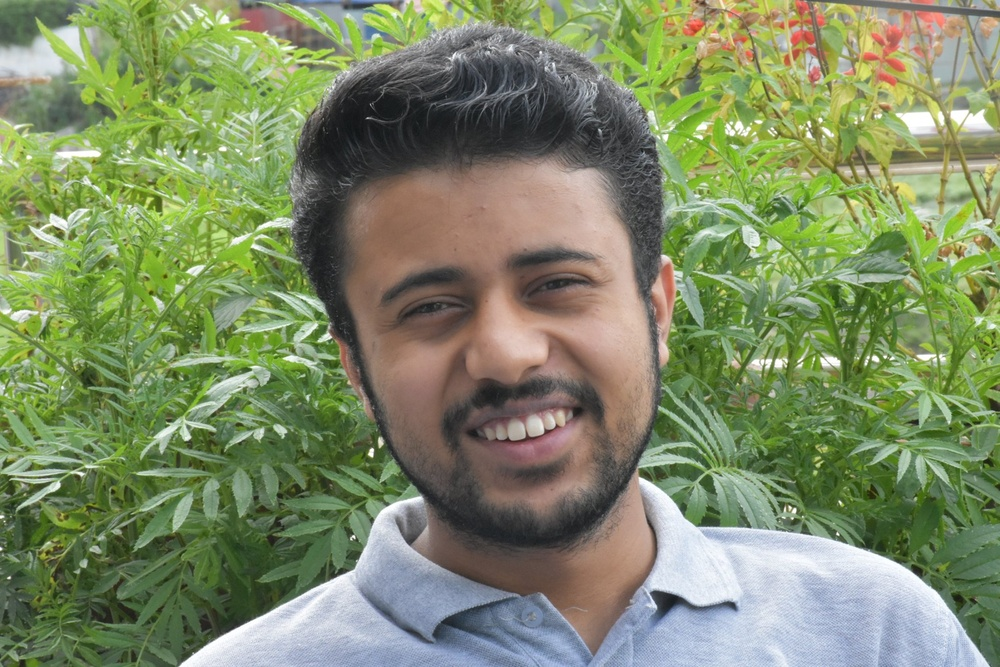
#> input picture photo.jpg, 1000 x 667 px, shrunk from 2048 x 1365 before the run, given in place of the camera
$ python objectDetection.py
#> lines starting #> are read from the running program, lines starting #| are printed output that depends on the picture; after the words box and inside, x2 and y2 are one past the last pixel; in counts of white or black regions, pixels touching at a corner belong together
import cv2 as cv
import numpy as np

cap = cv.VideoCapture(0)
cv.namedWindow("Tackbars")

def nothing(x):
    print(x)

cv.createTrackbar("L_H","Tackbars",0,179,nothing)
#> slider 'L_H' is set to 35
cv.createTrackbar("L_S","Tackbars",0,255,nothing)
#> slider 'L_S' is set to 51
cv.createTrackbar("L_V","Tackbars",0,255,nothing)
#> slider 'L_V' is set to 51
cv.createTrackbar("U_H","Tackbars",179,179,nothing)
cv.createTrackbar("U_S","Tackbars",255,255,nothing)
cv.createTrackbar("U_V","Tackbars",255,255,nothing)

while True:
    ret , frame = cap.read()
#> frame is the input picture: shape (667, 1000, 3); mean B, G, R 102.3, 139.5, 127.2

    hsv = cv.cvtColor(frame,cv.COLOR_BGR2HSV);
#> hsv: shape (667, 1000, 3); mean H, S, V 50.9, 84.8, 147

    l_h = cv.getTrackbarPos("L_H","Tackbars")
    l_s = cv.getTrackbarPos("L_S","Tackbars")
    l_v = cv.getTrackbarPos("L_V","Tackbars")
    u_h = cv.getTrackbarPos("U_H","Tackbars")
    u_s = cv.getTrackbarPos("U_S","Tackbars")
    u_v = cv.getTrackbarPos("U_V","Tackbars")

    l_b = np.array([l_h,l_s,l_v])
    u_b = np.array([u_h,u_s,u_v])

    edges = cv.inRange(hsv,l_b,u_b)
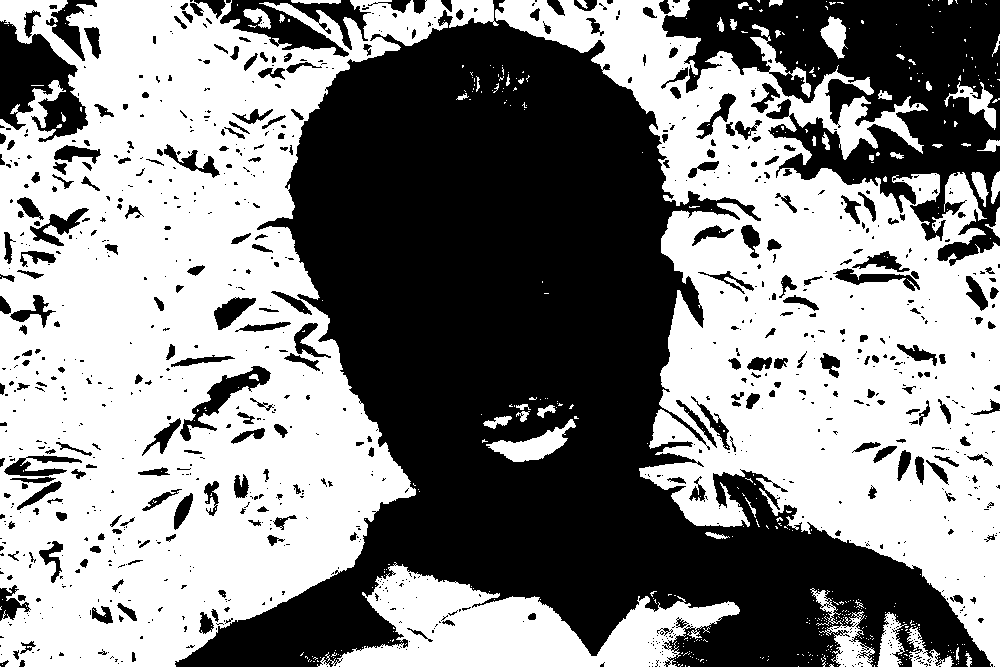
#> edges: shape (667, 1000); 53.3% white; 1006 black regions (720 under 20 px), largest, box (x1, y1, x2, y2) and area: (175, 0, 993, 667) 225881, (662, 0, 1000, 266) 40849, (0, 20, 88, 142) 5881

    result = cv.bitwise_and(frame,frame,mask=edges)
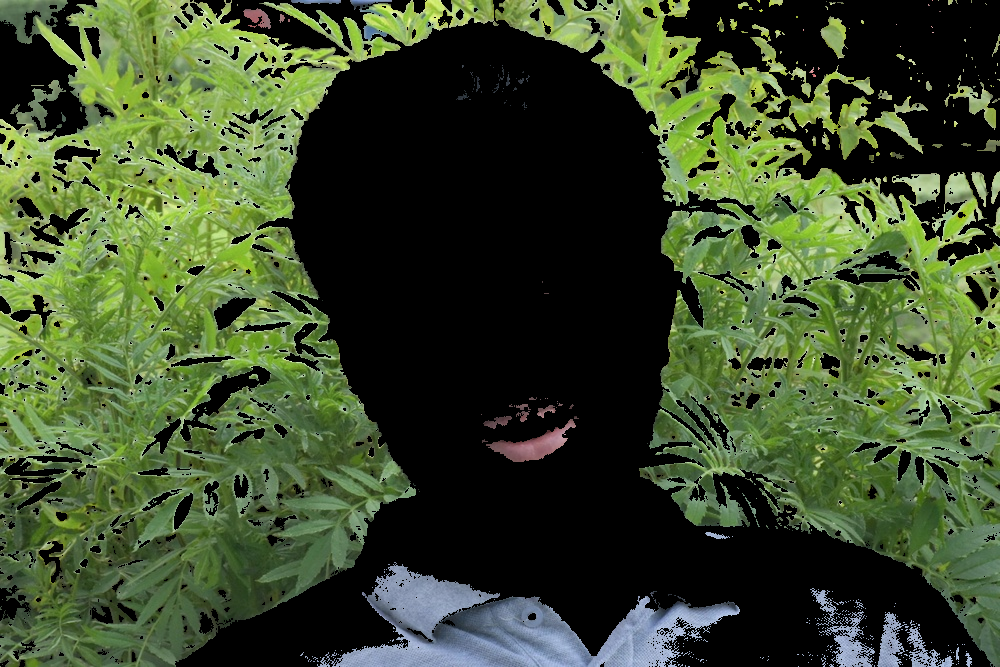
#> result: shape (667, 1000, 3); mean B, G, R 44, 75.7, 60.5

    cv.imshow("orginalImage",frame)
    cv.imshow("edges",edges)
    cv.imshow("result",result)

    key = cv.waitKey(1)
#> (key Esc is pressed here)

    if key == 27:
        break

cv.destroyAllWindows()
